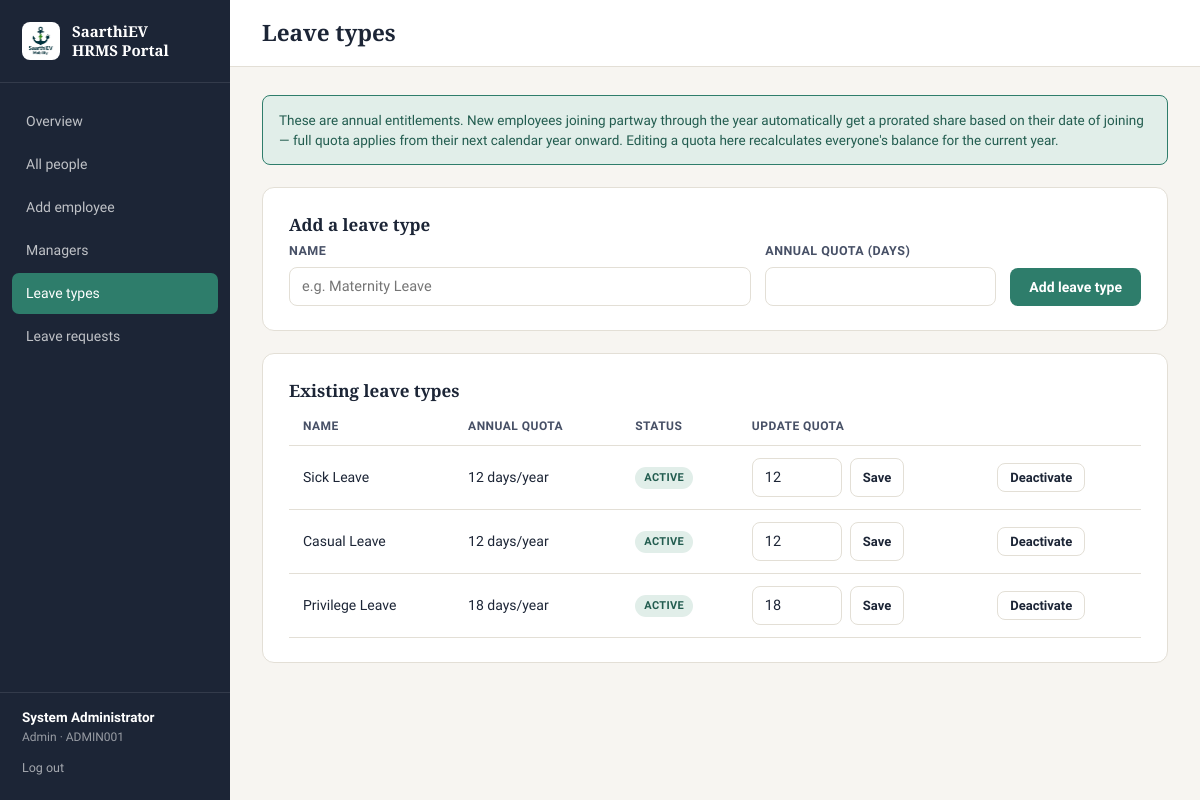
Page /admin/leave-types (signed in) on the committed database.
### models.py (models this page shows, shortened)
class EmployeeProfile(db.Model):
    id = db.Column(db.Integer, primary_key=True)
    user_id = db.Column(db.Integer, db.ForeignKey("user.id"), nullable=False, unique=True)
    full_name = db.Column(db.String(150), nullable=False)
    designation = db.Column(db.String(100))
    department = db.Column(db.String(100))
    date_of_joining = db.Column(db.Date)
    reporting_manager_id = db.Column(db.Integer, db.ForeignKey("user.id"), nullable=True)
    date_of_birth = db.Column(db.Date)
    gender = db.Column(db.String(20))
    personal_email = db.Column(db.String(120))
    phone_number = db.Column(db.String(20))
    blood_group = db.Column(db.String(10))
    pan_number = db.Column(db.String(20))
    aadhaar_number = db.Column(db.String(20))
    current_address_line1 = db.Column(db.String(200))
    current_address_line2 = db.Column(db.String(200))
    current_city = db.Column(db.String(100))
    current_state = db.Column(db.String(100))
    current_pincode = db.Column(db.String(10))
    permanent_address_line1 = db.Column(db.String(200))
    permanent_address_line2 = db.Column(db.String(200))
    permanent_city = db.Column(db.String(100))
    permanent_state = db.Column(db.String(100))
    permanent_pincode = db.Column(db.String(10))
    same_as_current = db.Column(db.Boolean, default=False)
    bank_account_number = db.Column(db.String(40))
    bank_ifsc_code = db.Column(db.String(20))
    bank_name = db.Column(db.String(100))
    bank_branch = db.Column(db.String(100))
    previous_company_name = db.Column(db.String(150))
    previous_designation = db.Column(db.String(100))
    previous_employment_from = db.Column(db.Date)
    previous_employment_to = db.Column(db.Date)
    relieving_letter_filename = db.Column(db.String(255))
    emergency_contact_name = db.Column(db.String(150))
    emergency_contact_relation = db.Column(db.String(50))
    emergency_contact_phone = db.Column(db.String(20))
    spouse_name = db.Column(db.String(150))
    spouse_dob = db.Column(db.Date)
    profile_completed = db.Column(db.Boolean, default=False)
    updated_at = db.Column(db.DateTime, default=datetime.utcnow, onupdate=datetime.utcnow)
    reporting_manager = db.relationship("User", foreign_keys=[reporting_manager_id])
    children = db.relationship("Child", backref="profile", cascade="all, delete-orphan")

class User(db.Model, UserMixin):
    id = db.Column(db.Integer, primary_key=True)
    employee_code = db.Column(db.String(20), unique=True, nullable=False)  # e.g. EMP1001
    password_hash = db.Column(db.String(255), nullable=False)
    role = db.Column(db.String(20), nullable=False, default="employee")  # admin / manager / employee
    must_change_password = db.Column(db.Boolean, default=True)
    is_active = db.Column(db.Boolean, nullable=False, default=True)
    created_at = db.Column(db.DateTime, default=datetime.utcnow)
    profile = db.relationship("EmployeeProfile", backref="user", uselist=False,
                               cascade="all, delete-orphan",
                               foreign_keys="EmployeeProfile.user_id")

class LeaveType(db.Model):
    id = db.Column(db.Integer, primary_key=True)
    name = db.Column(db.String(50), unique=True, nullable=False)
    annual_quota = db.Column(db.Integer, nullable=False, default=0)
    is_active = db.Column(db.Boolean, default=True)
    created_at = db.Column(db.DateTime, default=datetime.utcnow)
    updated_at = db.Column(db.DateTime, default=datetime.utcnow, onupdate=datetime.utcnow)

### routes.py (the view)
    @app.route("/admin/leave-types")
    @role_required("admin")
    def admin_leave_types():
        leave_types = LeaveType.query.order_by(LeaveType.id).all()
        return render_template("admin/leave_types.html", leave_types=leave_types)

### app.py (called while the page is built)
@login_manager.user_loader
def load_user(user_id):
    return db.session.get(User, int(user_id))

def role_required(*roles):
    from functools import wraps
    def decorator(f):
        @wraps(f)
        def wrapped(*args, **kwargs):
            if not current_user.is_authenticated:
                return redirect(url_for("login"))
            if current_user.role not in roles:
                abort(403)
            return f(*args, **kwargs)
        return wrapped
    return decorator

### templates/admin/leave_types.html (shortened to what this page needs)
{% extends "base.html" %}
{% block page_title %}Leave types{% endblock %}
{% block content %}
<div class="help-banner">
  These are annual entitlements. New employees joining partway through the year automatically
  get a prorated share based on their date of joining — full quota applies from their next
  calendar year onward. Editing a quota here recalculates everyone's balance for the current year.
</div>
<div class="card">
  <h3>Add a leave type</h3>
  <form method="POST" action="{{ url_for('admin_create_leave_type') }}" style="display:flex; gap:14px; align-items:flex-end; flex-wrap:wrap;">
    <div class="field" style="margin-bottom:0; flex:2; min-width:200px;">
      <label for="name">Name</label>
      <input type="text" id="name" name="name" placeholder="e.g. Maternity Leave" required>
    </div>
    <div class="field" style="margin-bottom:0; flex:1; min-width:140px;">
      <label for="annual_quota">Annual quota (days)</label>
      <input type="number" id="annual_quota" name="annual_quota" min="0" step="1" required>
    </div>
    <button type="submit" class="btn btn-primary">Add leave type</button>
  </form>
</div>
<div class="card">
  <h3>Existing leave types</h3>
  {% if leave_types %}
  <table class="list">
    <thead>
      <tr><th>Name</th><th>Annual quota</th><th>Status</th><th>Update quota</th><th></th></tr>
    </thead>
    <tbody>
      {% for lt in leave_types %}
      <tr>
        <td>{{ lt.name }}</td>
        <td>{{ lt.annual_quota }} days/year</td>
        <td>
          {% if lt.is_active %}<span class="badge badge-complete">Active</span>
          {% else %}<span class="badge badge-pending">Inactive</span>{% endif %}
        </td>
        <td>
          <form method="POST" action="{{ url_for('admin_edit_leave_type', type_id=lt.id) }}" style="display:flex; gap:8px;">
            <input type="number" name="annual_quota" min="0" step="1" value="{{ lt.annual_quota }}" style="width:90px;">
            <button type="submit" class="btn btn-outline btn-sm">Save</button>
          </form>
        </td>
        <td>
          <form method="POST" action="{{ url_for('admin_toggle_leave_type', type_id=lt.id) }}"
                onsubmit="return confirm('{{ 'Deactivate' if lt.is_active else 'Reactivate' }} {{ lt.name }}?');">
            <button type="submit" class="btn btn-outline btn-sm">{{ 'Deactivate' if lt.is_active else 'Reactivate' }}</button>
          </form>
        </td>
      </tr>
      {% endfor %}
    </tbody>
  </table>
  {% else %}
  <div class="empty-state">
    <div class="sq"></div>
    No leave types yet. Add one above.
  </div>
  {% endif %}
</div>
{% endblock %}

### templates/base.html (shortened to what this page needs)
<!DOCTYPE html>
<html lang="en">
<head>
  <link rel="stylesheet" href="{{ url_for('static', filename='css/style.css') }}">
</head>
<body>
  <div class="shell">
    <aside class="sidebar">
      <div class="brand">
        <span class="brand-logo-chip"><img src="{{ url_for('static', filename='img/logo.png') }}" alt="SaarthiEV Mobility"></span>
        <span class="word">SaarthiEV<br>HRMS Portal</span>
      </div>
      <nav>
        {% if current_user.role == 'admin' %}
          <a href="{{ url_for('admin_dashboard') }}" class="{{ 'active' if request.endpoint == 'admin_dashboard' }}">Overview</a>
          <a href="{{ url_for('admin_employee_list') }}" class="{{ 'active' if request.endpoint in ['admin_employee_list','admin_view_employee'] }}">All people</a>
          <a href="{{ url_for('admin_create_employee') }}" class="{{ 'active' if request.endpoint == 'admin_create_employee' }}">Add employee</a>
          <a href="{{ url_for('admin_manager_list') }}" class="{{ 'active' if request.endpoint == 'admin_manager_list' }}">Managers</a>
          <a href="{{ url_for('admin_leave_types') }}" class="{{ 'active' if request.endpoint == 'admin_leave_types' }}">Leave types</a>
          <a href="{{ url_for('admin_leave_requests') }}" class="{{ 'active' if request.endpoint == 'admin_leave_requests' }}">Leave requests</a>
        {% endif %}
      </nav>
      <div class="who">
        <div class="name">{{ current_user.profile.full_name if current_user.profile else current_user.employee_code }}</div>
        <div class="role">{{ current_user.role }} · {{ current_user.employee_code }}</div>
        <form action="{{ url_for('logout') }}" method="get">
          <button type="submit">Log out</button>
        </form>
      </div>
    </aside>
    <div class="main">
      <div class="topbar">
        <h2 style="margin:0;">{% block page_title %}{% endblock %}</h2>
      </div>
      <div class="content">
        {% block content %}{% endblock %}
      </div>
    </div>
  </div>
</body>
</html>

### rows in the picture
EmployeeProfile: profile "System Administrator"
User: role "Admin", employee_code "ADMIN001"
LeaveType: name "Sick Leave", annual_quota "12", shows "ACTIVE", is_active "Deactivate"
LeaveType: name "Casual Leave", annual_quota "12", shows "ACTIVE", is_active "Deactivate"
LeaveType: name "Privilege Leave", annual_quota "18", shows "ACTIVE", is_active "Deactivate"
